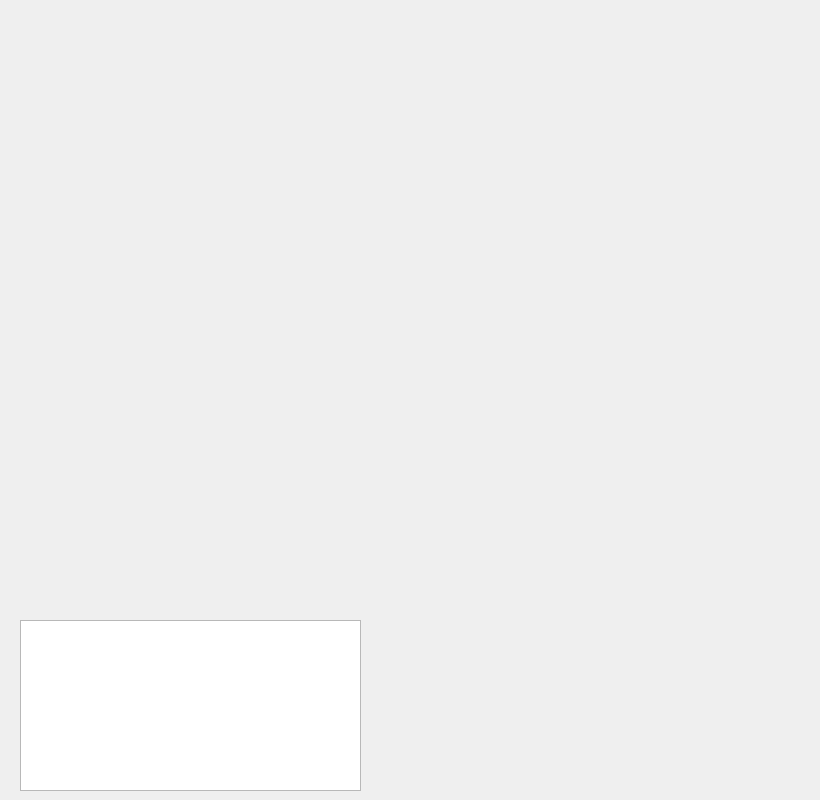
<?xml version="1.0" encoding="UTF-8"?>
<ui version="4.0">
 <class>grid_viewer_mainwindow_Dialog</class>
 <widget class="QDialog" name="grid_viewer_mainwindow_Dialog">
  <property name="geometry">
   <rect>
    <x>0</x>
    <y>0</y>
    <width>820</width>
    <height>800</height>
   </rect>
  </property>
  <property name="contextMenuPolicy">
   <enum>Qt::DefaultContextMenu</enum>
  </property>
  <property name="windowTitle">
   <string>Frame</string>
  </property>
  <widget class="QWidget" name="glviewer" native="true">
   <property name="geometry">
    <rect>
     <x>10</x>
     <y>10</y>
     <width>800</width>
     <height>600</height>
    </rect>
   </property>
   <property name="autoFillBackground">
    <bool>false</bool>
   </property>
  </widget>
  <widget class="QTableView" name="datapiece_view">
   <property name="geometry">
    <rect>
     <x>20</x>
     <y>620</y>
     <width>341</width>
     <height>171</height>
    </rect>
   </property>
   <property name="contextMenuPolicy">
    <enum>Qt::CustomContextMenu</enum>
   </property>
   <property name="selectionMode">
    <enum>QAbstractItemView::ExtendedSelection</enum>
   </property>
  </widget>
 </widget>
 <resources/>
 <connections/>
</ui>
